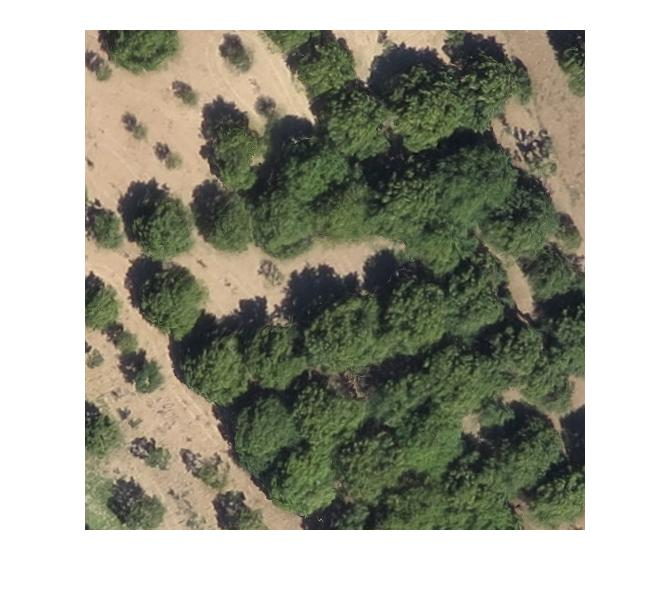
%> input picture data1.jpg, 672 x 595 px
$ octave treecountdata1.m   (GNU Octave 9; MATLAB toolbox functions it lacks are replaced by stand-ins)
%> lines starting %> are read from the running program, lines starting %| are printed output that depends on the picture
im=imread('data1.jpg');
%> im is the input picture: size 595x672x3 uint8; mean R, G, B 159.5, 159.8, 146.2

im=im(58:500,86:585,:);
%> im: size 443x500x3 uint8
imOrig=im;

%% Emphasize trees

im=double(im);
%> im: size 443x500x3 double
r=im(:,:,1);
g=im(:,:,2);
b=im(:,:,3);
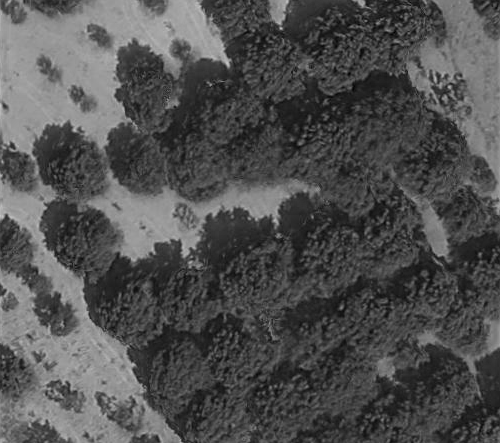
%> b: size 443x500 double; min 0, max 198, mean 80.1

tmp=((g-r)./(r-b));
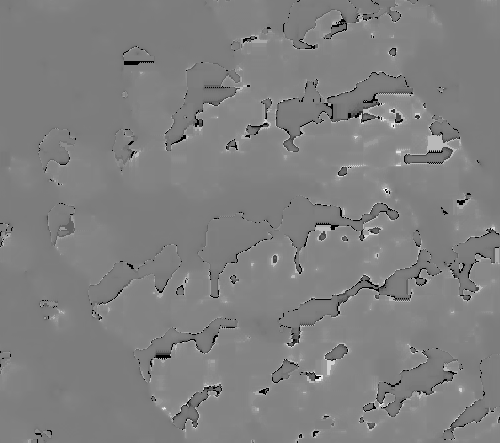
%> tmp: size 443x500 double; 1.09% of the values are NaN or infinite; the others: min -22, max 22, mean 0.376; drawn with min black, max white, NaN and infinite black

figure
subplot(121);imagesc(tmp),axis image;colorbar
subplot(122);imagesc(tmp>0),axis image;colorbar
%> after `colorbar`:
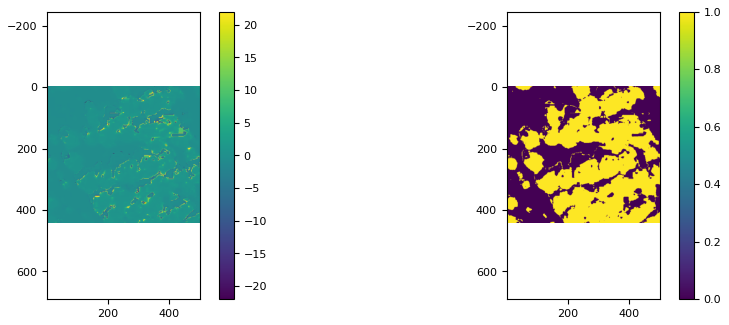
%> figure redrawn from the program's plot data, 2 panels

%% Transforms

% Distance transform
im_dist=bwdist(tmp<0);

% Blur
sigma=10;
kernel = fspecial('gaussian',4*sigma+1,sigma);
im_blured=imfilter(im_dist,kernel,'symmetric');
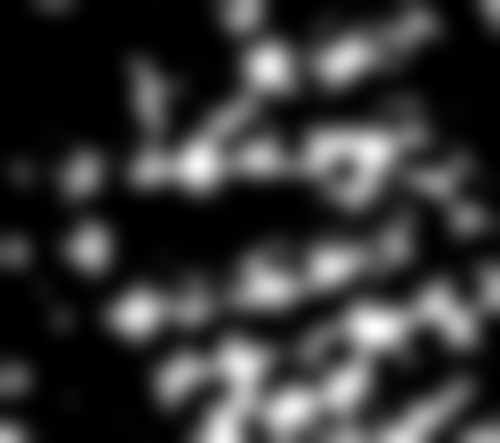
%> im_blured: size 443x500 single; min 0, max 22.8, mean 5; drawn with min black and max white

figure
subplot(121);imagesc(im_dist),axis image;colorbar
subplot(122);imagesc(im_blured),axis image;colorbar

% Watershed
L = watershed(max(im_blured(:))-im_blured);
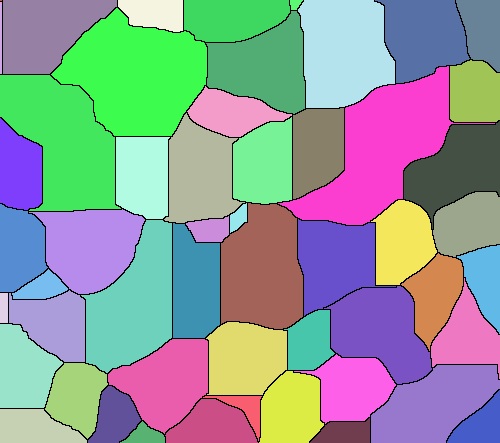
%> L: size 443x500 uint8; 54 distinct labels, from 0 to 53; one colour per label, 0 black
[x,y]=find(L==0);
%> x = 7005 values from 1 to 443; y = 7005 values from 1 to 500

figure
subplot(121);
imagesc(imOrig),axis image
hold on, plot(y,x,'r.','MarkerSize',3)
%> after `plot(y,x,'r.','MarkerSize',3)`:
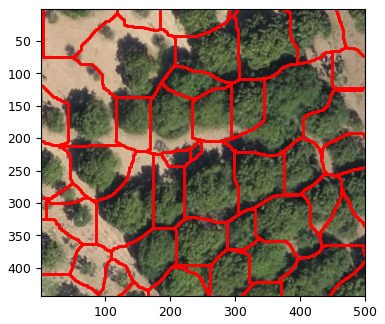
%> figure redrawn from the program's plot data

%% Local thresholding

trees=zeros(size(im_dist));
centers= [];
for i=1:max(L(:))
    ind=find(L==i & im_blured>1);
    mask=L==i;

%> (the run ends here)

$ run again, with data3.jpg copied over data1.jpg
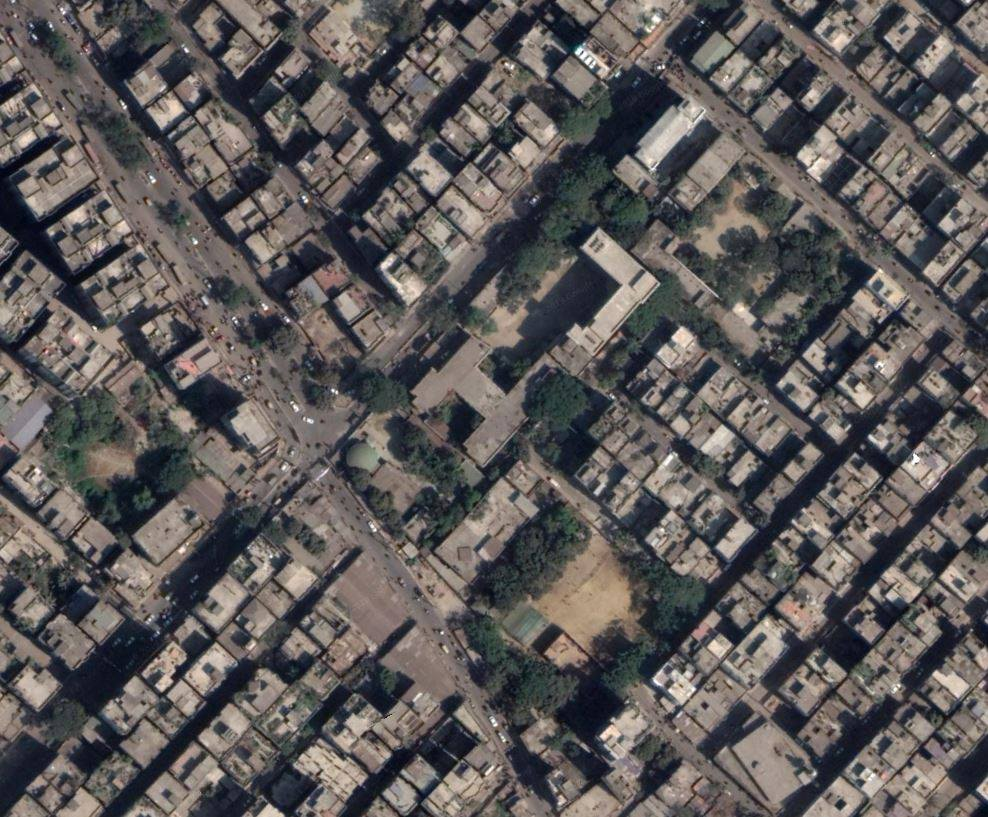
%> input picture data3.jpg, 988 x 817 px
%> im is the input picture: size 817x988x3 uint8; mean R, G, B 93.5, 89.3, 88.6
%> `L = watershed(max(im_blured(:))-im_blured);`:
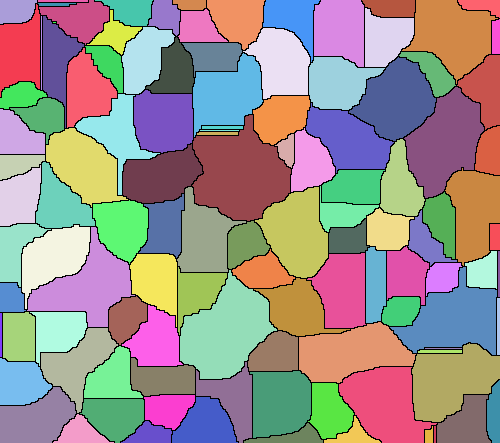
%> L: size 443x500 uint8; 115 distinct labels, from 0 to 114; one colour per label, 0 black
%> x = 11159 values from 1 to 443; y = 11159 values from 1 to 500

$ run again, with data4.jpg copied over data1.jpg
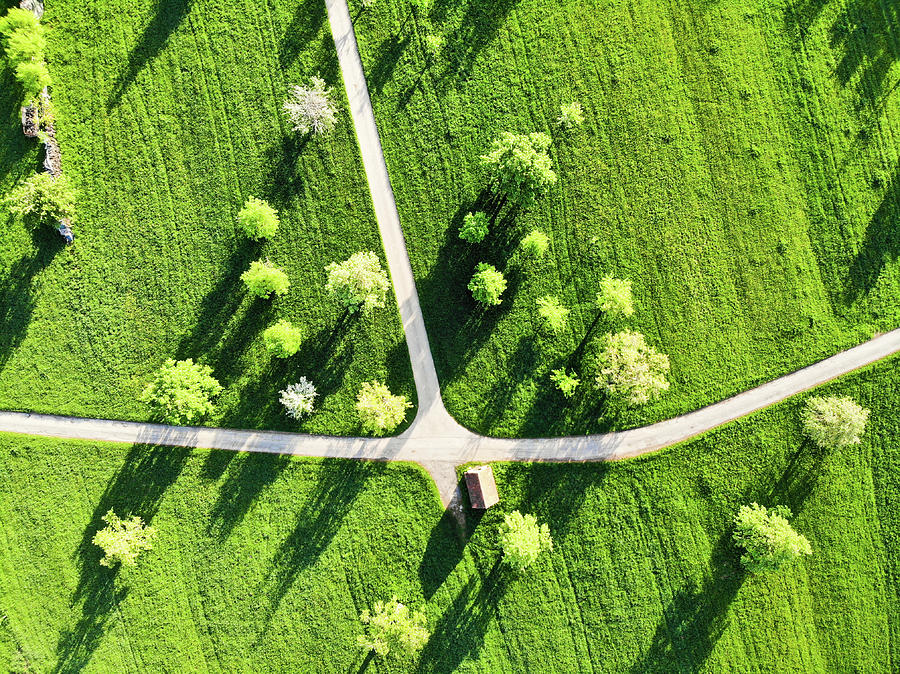
%> input picture data4.jpg, 900 x 674 px
%> im is the input picture: size 674x900x3 uint8; mean R, G, B 114, 150.8, 57.5
%> L: size 443x500 uint8; 73 distinct labels, from 0 to 72
%> x = 8518 values from 1 to 443; y = 8518 values from 1 to 500
